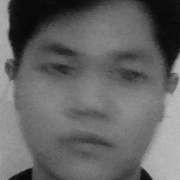
#> input picture dataSet/1_khang/img.100 .jpg, 180 x 180 px
$ python tienXLA.py   (older library calls are emulated)
#> lines starting #> are read from the running program, lines starting #| are printed output that depends on the picture
### data_process_svm.py
import numpy as np
import os
# %matplotlib inline
import cv2 as cv
import matplotlib.pyplot as plt
from matplotlib.colors import NoNorm

from skimage.feature import hog
import cv2
import pickle

# %cd /content/drive/My\ Drive/Share/train_fd

# dataDir='./data/'
dataDir='./dataSet/'
classes=['chau', 'khang', 'hieu', 'hoa','nho','phuoc']
# classes=['chau', 'khang', 'hoa', 'nho']


def statistic(dataDir):
    label = []
    num_images = []
    for lab in os.listdir(dataDir):
        label.append(lab)
        files=os.listdir(os.path.join(dataDir, lab))
        c=len(files)
        num_images.append(c)
    return label, num_images


def LoadData(dataDir,new_size=None):
#> called with dataDir = './dataSet/', new_size = (99, 99)
    if new_size:
        img_rows, img_cols = new_size
    classes=[]
    for _,dirs,_ in os.walk(dataDir):
        classes=dirs
        break
    num_classes=len(classes)
    ValidPercent=10
    X_tr=[]
    Y_tr=[]
    X_te=[]
    Y_te=[]
    for idx,cl in enumerate(classes):
        for _,_,files in os.walk(dataDir+cl+'/'):
            l=len(files)
            for f in files:
                r=np.random.randint(100)
                img_path=dataDir+cl+'/'+f
                img=cv.imread(img_path)
#> img is the input picture: shape (180, 180, 3); min 7, max 190, mean 100.5
                img = cv.cvtColor(img, cv.COLOR_BGR2RGB)
                if new_size:
                    img=cv.resize(img,(img_rows,img_cols))
#> img: shape (99, 99, 3)
                if (r>ValidPercent):
                    X_tr.append(img)
                    Y_tr.append(int(cl[0]))
                else:
                    X_te.append(img)
                    Y_te.append(int(cl[0]))

    return X_tr, Y_tr, X_te, Y_te

# [12 lines of commented-out code are left out]
def get_hog_features(img, orient=8, pix_per_cell=16, cell_per_block=1,vis=False, feature_vec=True):
    # Call with two outputs if vis==True
    if vis == True:
        features, hog_image = hog(img, orientations=orient,
                                  pixels_per_cell=(pix_per_cell, pix_per_cell),
                                  cells_per_block=(cell_per_block, cell_per_block),
                                  transform_sqrt=True,
                                  visualize=vis, feature_vector=feature_vec,multichannel=True)
        return features, hog_image
    else: # Otherwise call with one output
        features = hog(img, orientations=orient,
                       pixels_per_cell=(pix_per_cell, pix_per_cell),
                       cells_per_block=(cell_per_block, cell_per_block),
                       transform_sqrt=True, visualize=vis, feature_vector=feature_vec)
                   #,multichannel=True)
        return features

# plt.imshow(img_train[0],norm=NoNorm())
# feature, img_hogg =get_hog_features(img_train[0], vis=True)
# plt.imshow(img_hogg,norm=NoNorm())

labels, num_images = statistic(dataDir)
print(labels)
print(num_images)

new_size=(99,99)
img_train,label_train, img_test, label_test=LoadData(dataDir,new_size)
#> img_train = 2 items; label_train = [1, 0]; img_test = []; label_test = []


"""
Hiển thị một số thông tin của tập dữ liệu
"""
print("img for train: %d" % (len(img_train)))
#| img for train: 2
print("label for train: %d" % (len(label_train)))
#| label for train: 2

print("img for test: %d" % (len(img_test)))
#| img for test: 0
print("label for test: %d" % (len(label_test)))
#| label for test: 0

#trích đặc trưng cho tập train và test
feat_train=[]
for img in img_train:
    gray = cv.cvtColor(img, cv.COLOR_RGB2GRAY)
    feat_HOG=get_hog_features(gray)
    feat_train.append(feat_HOG)
#> this loop made 2 passes
#> pass 2, `gray = cv.cvtColor(img, cv.COLOR_RGB2GRAY)`:
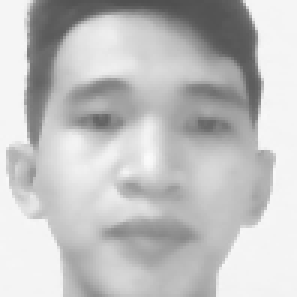
#> gray: shape (99, 99) (shown 3 times larger); min 79, max 251, mean 193.8
#> after the loop, feat_train = 2 items


feat_test=[]
for img in img_test:
    gray = cv.cvtColor(img, cv.COLOR_RGB2GRAY)
    feat_HOG=get_hog_features(gray)
    feat_test.append(feat_HOG)
#> this loop made 0 passes
#> after the loop, feat_test = []

# chuyên qua kiểu numpy
X_hog_tr=np.array(feat_train)
Y_tr=np.array(label_train)
#> Y_tr = [1, 0]
X_hog_te=np.array(feat_test)
#> X_hog_te = empty array
Y_te=np.array(label_test)
#> Y_te = empty array

print("train data: " + str(X_hog_tr.shape))
#| train data: (2, 288)
print("train label: " + str(Y_tr.shape))
#| train label: (2,)

print("test data: " + str(X_hog_te.shape))
#| test data: (0,)
print("test label: " + str(Y_te.shape))
#| test label: (0,)

# Huấn luyện SVM
from sklearn.svm import SVC, LinearSVC
model_svm = SVC(kernel="linear", C=1,gamma='auto', probability=True)
model_svm.fit(X_hog_tr,Y_tr)

# Kiểm thử mô hình SVM
#> (the run stopped early here; a loop or call above may not have finished)
